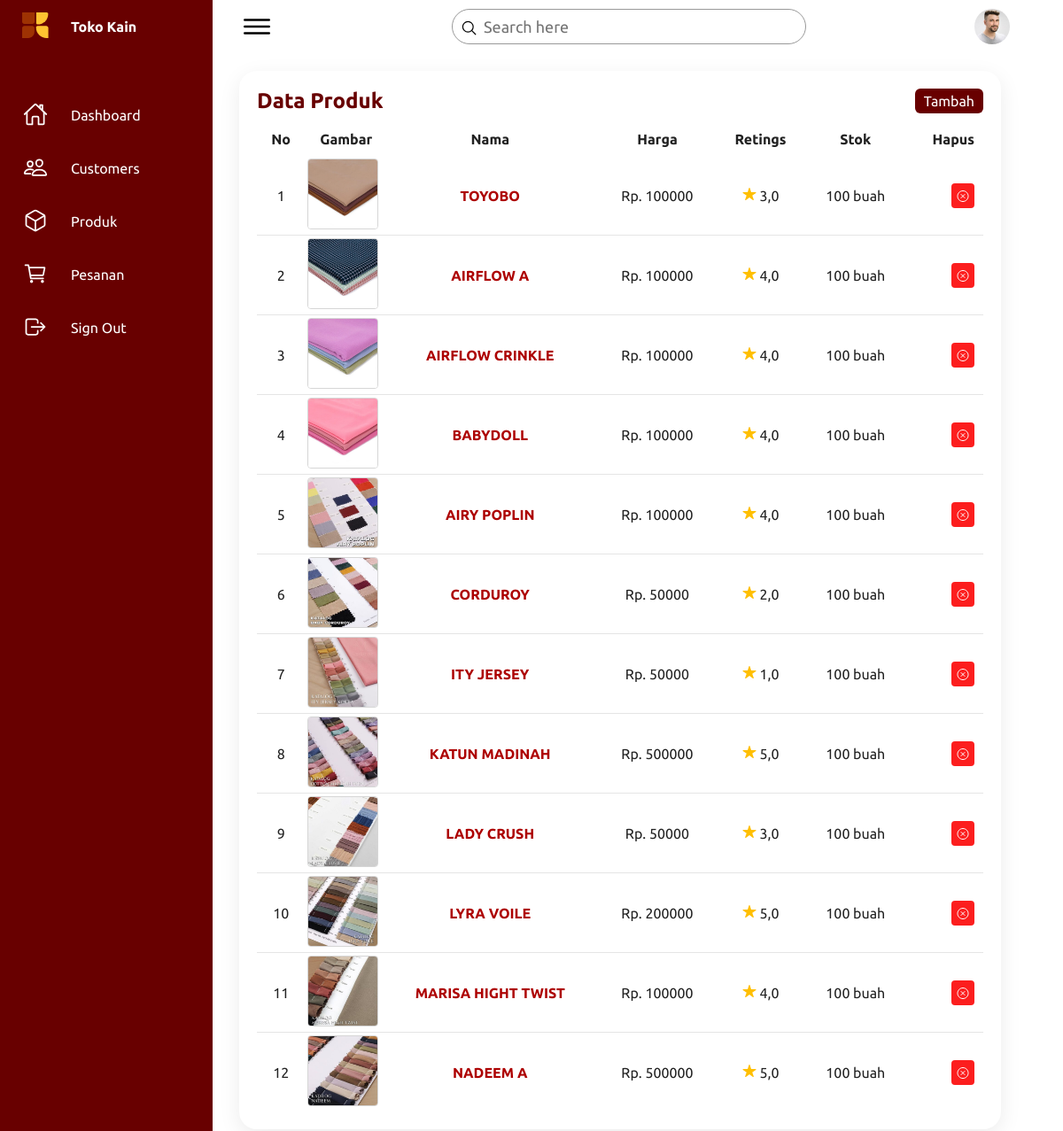
/produk-list/, run on an earlier commit of the app's database.
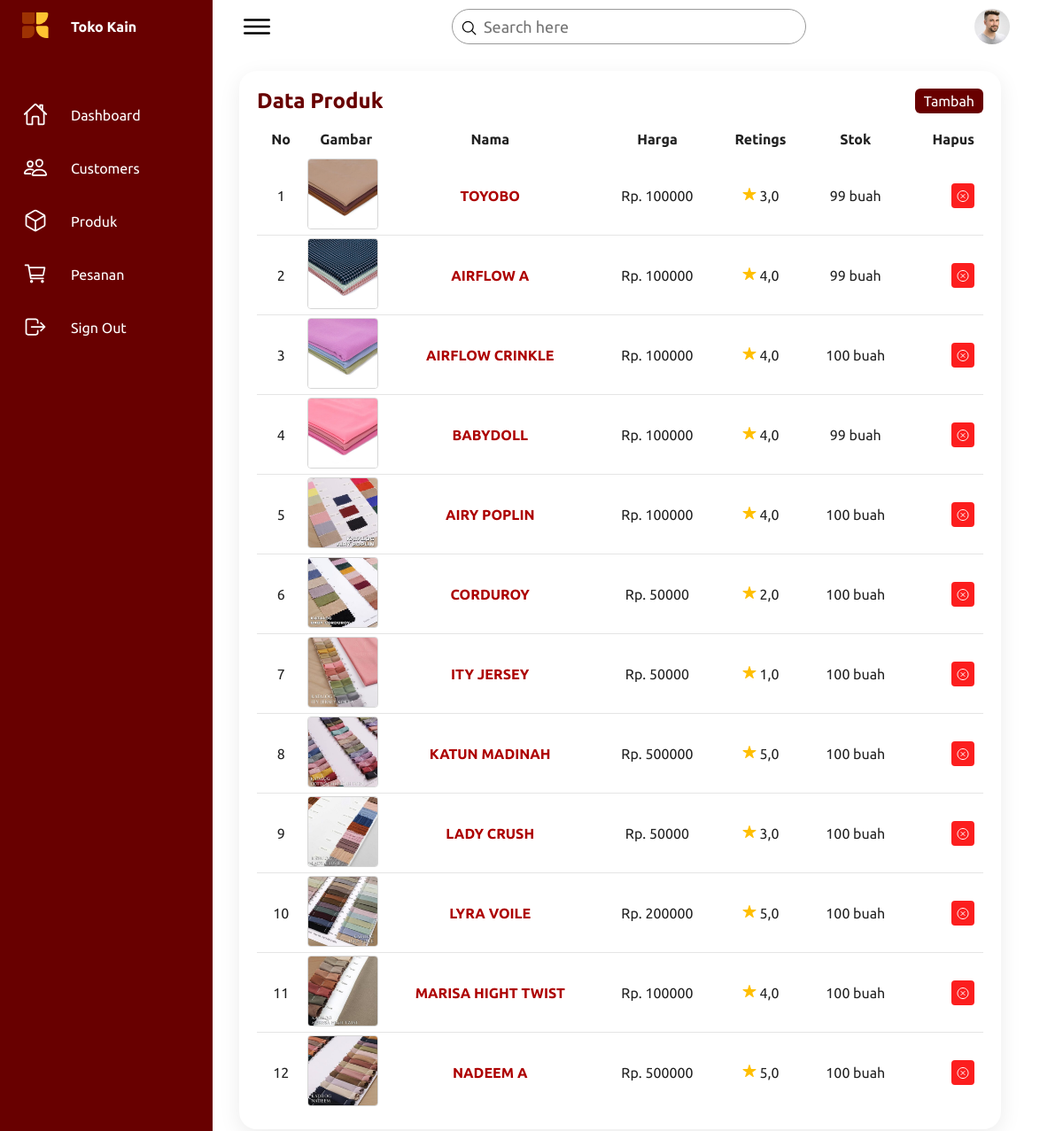
And on a later commit of the database.
### greenstore_app/models.py (models this page shows, shortened)
class Produk(models.Model):
    img_produk = models.ImageField(upload_to='produk')
    nama_produk = models.CharField(max_length=100)
    rettings = models.FloatField()
    harga = models.IntegerField()
    stok = models.IntegerField(default=0)

### greenstore_app/views.py (the view)
# urls.py: path('produk-list/', BarangListView.as_view(), name='barang'),
class BarangListView(ListView):
    model = Produk
    template_name = 'dsh_barang.html'
    context_object_name = 'produk_list'
    ordering = ['-id']
    def get_context_data(self, **kwargs):
        context = super().get_context_data(**kwargs)
        return context

### templates/dsh_barang.html (shortened to what this page needs)
{% load static %}
<!DOCTYPE html>
<html lang="en">
<head>
    <link rel="stylesheet" href="{% static 'css/dashboard.css' %}">
</head>
<body>
    <div class="container">
        <div class="navigation">
            <ul>
                <li>
                    <a href="">
                        <span class="icon">
                            <img src="{% static 'img/logo.svg' %}" alt="Toko Kain" style="width: 30px;">
                        </span>
                        <span class="title" style="font-weight: bold;">Toko Kain</span>
                    </a>
                </li>
                <li>
                    <a href="{% url 'dashboard' %}">
                        <span class="icon">
                            <ion-icon name="home-outline"></ion-icon>
                        </span>
                        <span class="title">Dashboard</span>
                    </a>
                </li>
                <li>
                    <a href="{% url 'customor' %}">
                        <span class="icon">
                            <ion-icon name="people-outline"></ion-icon>
                        </span>
                        <span class="title">Customers</span>
                    </a>
                </li>
                <li>
                    <a href="{% url 'barang' %}">
                        <span class="icon">
                            <ion-icon name="cube-outline"></ion-icon>
                        </span>
                        <span class="title">Produk</span>
                    </a>
                </li>
                <li>
                    <a href="{% url 'pesanan' %}">
                        <span class="icon">
                            <ion-icon name="cart-outline"></ion-icon>
                        </span>
                        <span class="title">Pesanan</span>
                    </a>
                </li>
                <li>
                    <a href="">
                        <span class="icon">
                            <ion-icon name="log-out-outline"></ion-icon>
                        </span>
                        <span class="title">Sign Out</span>
                    </a>
                </li>
            </ul>
        </div>
        <div class="main">
            <div class="topbar">
                <div class="toggle">
                    <ion-icon name="menu-outline"></ion-icon>
                </div>
                <div class="search">
                    <label>
                        <input type="text" placeholder="Search here">
                        <ion-icon name="search-outline"></ion-icon>
                    </label>
                </div>
                <div class="user">
                    <img src="{% static 'img/customer01.jpg' %}" alt="user">
                </div>
            </div>
            <div class="details">
                <div class="recentOrders">
                    <div class="cardHeader">
                        <h2>Data Produk</h2>
                        <a href="#" class="btn" onclick="window.dialog.showModal();">Tambah</a>
                    </div>
                    <table>
                        <thead>
                            <tr style="text-align: center;">
                                <td>No</td>
                                <td>Gambar</td>
                                <td>Nama</td>
                                <td>Harga</td>
                                <td>Retings</td>
                                <td>Stok</td>
                                <td>Hapus</td>
                            </tr>
                        </thead>
                        <tbody>
                            {% for produk in produk_list %}
                                <tr>
                                    <td style="text-align: center;">{{ forloop.counter }}</td>
                                    <td style="width: 80px; height: 80px; padding: 3px;">
                                        <img src="{{ produk.img_produk.url }}" alt="{{ produk.nama_produk }}" style="width: 80px; height: 80px; border: 1px solid rgb(214, 214, 214); border-radius: 4px;">
                                    </td>
                                    <td >
                                        <a href="#" class="edit-produk-btn" data-produk-id="{{ produk.id }}">
                                            {{ produk.nama_produk }}
                                        </a>
                                    </td>
                                    <td style="text-align: center;">Rp. {{ produk.harga }}</td>
                                    <td style="text-align: center;">
                                        <ion-icon name="star" style="color:rgb(255, 191, 0);"></ion-icon> {{ produk.rettings }}
                                    </td>
                                    <td style="text-align: center;">{{ produk.stok }} buah</td>
                                    <td>
                                        <a href="#" class="delete-user-btn" data-user-id="{{ produk.id }}" style="background-color: rgb(252, 30, 30); padding:5px; border-radius: 4px; color: white;">
                                            <ion-icon name="close-circle-outline" style="transform: translateY(2.5px);"></ion-icon>
                                        </a>
                                    </td>
                                </tr>
                            {% endfor %}
                        </tbody>
                    </table>
                </div>
            </div>
        </div>
    </div>
</body>
</html>

### static/css/dashboard.css (style rules this page uses)
* { font-family: "Ubuntu", sans-serif; margin: 0; padding: 0; box-sizing: border-box; }
:root { --satu: #FFC331; --dua: #ad0000; --blue: #680000; --white: #fff; --gray: #f5f5f5; --black1: #222; --black2: #999; --vs-primary: 29 92 255; }
body { min-height: 100vh; overflow-x: hidden; }
.container { position: relative; width: 100%; }
.navigation { position: fixed; width: 240px; height: 100%; background: var(--blue); border-left: 10px solid var(--blue); transition: 0.5s; overflow: hidden; }
.navigation ul { position: absolute; top: 0; left: 0; width: 100%; }
.navigation ul li { position: relative; width: 100%; list-style: none; border-top-left-radius: 30px; border-bottom-left-radius: 30px; }
.navigation ul li:nth-child(1) { margin-bottom: 40px; pointer-events: none; }
.navigation ul li a { position: relative; display: block; width: 100%; display: flex; text-decoration: none; color: var(--white); }
.navigation ul li a .icon { position: relative; display: block; min-width: 60px; height: 60px; line-height: 75px; text-align: center; }
.navigation ul li a .icon ion-icon { font-size: 1.75rem; }
.navigation ul li a .title { position: relative; display: block; padding: 0 10px; height: 60px; line-height: 60px; text-align: start; white-space: nowrap; }
.main { position: absolute; width: calc(100% - 300px); left: 250px; min-height: 100vh; background: var(--white); transition: 0.5s; }
.topbar { width: 100%; height: 60px; display: flex; justify-content: space-between; align-items: center; padding: 0 10px; }
.toggle { position: relative; width: 60px; height: 60px; display: flex; justify-content: center; align-items: center; font-size: 2.5rem; cursor: pointer; }
.search { position: relative; width: 400px; margin: 0 10px; }
.search label { position: relative; width: 100%; }
.search label input { width: 100%; height: 40px; border-radius: 40px; padding: 5px 20px; padding-left: 35px; font-size: 18px; outline: none; border: 1px solid var(--black2); }
.search label ion-icon { position: absolute; top: 0; left: 10px; font-size: 1.2rem; }
.user { position: relative; width: 40px; height: 40px; border-radius: 50%; overflow: hidden; cursor: pointer; }
.user img { position: absolute; top: 0; left: 0; width: 100%; height: 100%; object-fit: cover; }
.details { position: relative; width: 100%; padding: 20px; display: grid; grid-template-columns: 1fr; grid-gap: 30px; }
.details .recentOrders { position: relative; min-height: 500px; background: var(--white); padding: 20px; box-shadow: 0 7px 25px rgba(0, 0, 0, 0.08); border-radius: 20px; }
.details .cardHeader { display: flex; justify-content: space-between; align-items: flex-start; }
.cardHeader h2 { font-weight: 600; color: var(--blue); }
.cardHeader .btn { position: relative; padding: 5px 10px; background: var(--blue); text-decoration: none; color: var(--white); border-radius: 6px; }
.details table { width: 100%; border-collapse: collapse; margin-top: 10px; }
.details table thead td { font-weight: 600; }
.details .recentOrders table tr { color: var(--black1); border-bottom: 1px solid rgba(0, 0, 0, 0.1); }
.details .recentOrders table tbody tr td a { color: var(--dua); text-decoration: none; font-weight: bold; text-transform: uppercase; }
.details .recentOrders table tr:last-child { border-bottom: none; }
.details .recentOrders table tr td { padding: 10px; }
.details .recentOrders table tr td:last-child { text-align: end; }
.details .recentOrders table tr td:nth-child(2) { text-align: end; }
.details .recentOrders table tr td:nth-child(3) { text-align: center; }

What changed in the data, as far as the page shows it:
changed Produk "TOYOBO": stok "100" → "99"
changed Produk "AIRFLOW A": stok "100" → "99"
changed Produk "BABYDOLL": stok "100" → "99"
